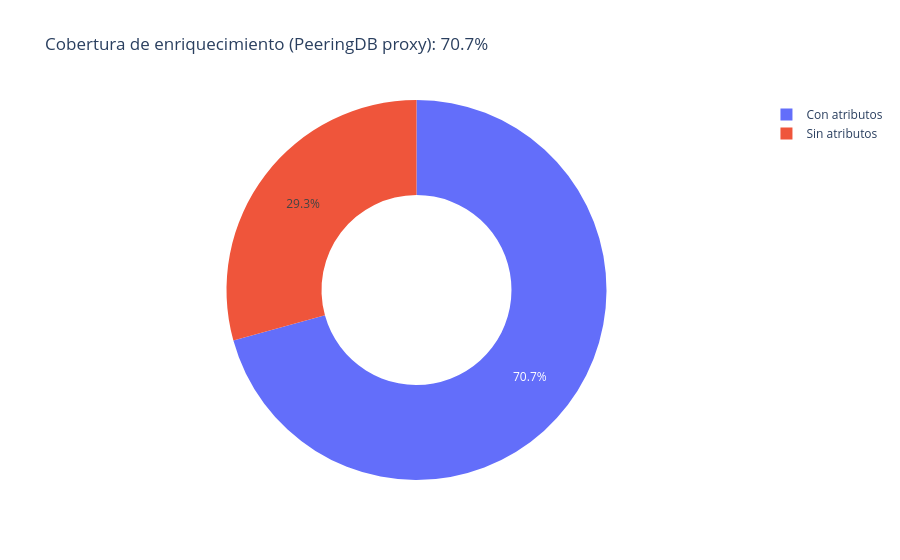

Write notebook code for a chart like this one.
### Markdown cell above
## Slide 2: Cobertura de atributos PeeringDB

### Code cell
total_as = len(merged_nodes)
con_attrs = int(merged_nodes['has_peeringdb_attrs'].sum())
sin_attrs = total_as - con_attrs

donut = pd.DataFrame({'grupo': ['Con atributos', 'Sin atributos'], 'cantidad': [con_attrs, sin_attrs]})
fig = px.pie(donut, names='grupo', values='cantidad', hole=0.5,
             title=f'Cobertura de enriquecimiento (PeeringDB proxy): {100*con_attrs/total_as:.1f}%')
fig.show()

### Figure 1 — Plotly figure (JSON) as saved in the notebook; plotly's stock layout.template omitted (floating-point values rounded to 4 significant figures)
{"data": [{"domain": {"x": [0.0, 1.0], "y": [0.0, 1.0]}, "hole": 0.5, "hovertemplate": "grupo=%{label}<br>cantidad=%{value}<extra></extra>", "labels": ["Con atributos", "Sin atributos"], "legendgroup": "", "name": "", "showlegend": true, "type": "pie", "values": [6957, 2882]}], "layout": {"legend": {"tracegroupgap": 0}, "title": {"text": "Cobertura de enriquecimiento (PeeringDB proxy): 70.7%"}}}
